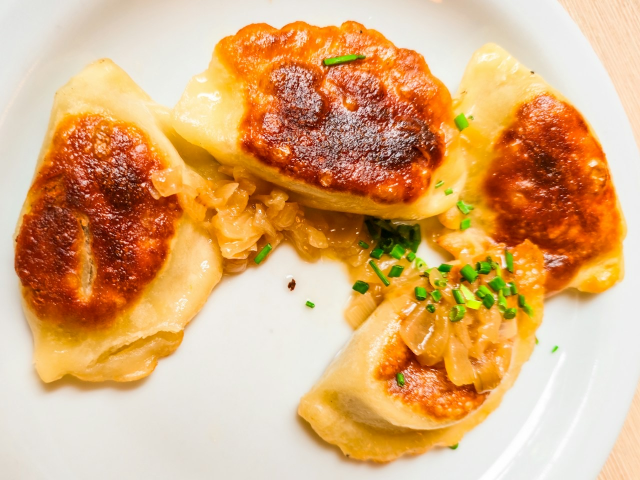
#> input picture src/PurePrep/Resources/Raw/sample-pierogi.jpg, 1280 x 960 px (shown at 1/2 size)
$ python cutout.py
#> lines starting #> are read from the running program, lines starting #| are printed output that depends on the picture; after the words box and inside, x2 and y2 are one past the last pixel; in counts of white or black regions, pixels touching at a corner belong together
"""Cuts the food out of the bundled sample photo, for the "food breaking out of the frame" look.

    python3 store-assets/_src/cutout.py        (build.mjs runs this for you)

Input : src/PurePrep/Resources/Raw/sample-pierogi.jpg  (Unsplash licence, ships in the app)
Output: store-assets/_src/assets/pierogi-cutout.png   (RGBA, same 1280x960 canvas as the photo)

The output keeps the photo's exact pixel grid, so the HTML can lay the cutout directly over the
framed photo and only the parts outside the frame read as "popping out". Needs numpy + Pillow.

How: the plate is white and the table is pale wood, both low-saturation, while the pierogi, onion
and chives are all warm and saturated. A saturation threshold separates them cleanly; the largest
connected region is the food (drops the plate-rim and table specks), holes are filled, and the edge
is pulled in a few pixels and softened so no white plate fringe shows against the dark background.
"""
from pathlib import Path

import numpy as np
from PIL import Image, ImageFilter

HERE = Path(__file__).resolve().parent
SRC = HERE.parents[1] / "src" / "PurePrep" / "Resources" / "Raw" / "sample-pierogi.jpg"
OUT = HERE / "assets" / "pierogi-cutout.png"


def dilate(m: np.ndarray) -> np.ndarray:
    d = m.copy()
    d[1:, :] |= m[:-1, :]
    d[:-1, :] |= m[1:, :]
    d[:, 1:] |= m[:, :-1]
    d[:, :-1] |= m[:, 1:]
    return d


def flood(mask: np.ndarray, seed: np.ndarray) -> np.ndarray:
    """Region of `mask` 4-connected to `seed`."""
    region = seed & mask
    while True:
        grown = dilate(region) & mask
        # grow several steps per equality check
        for _ in range(15):
            grown = dilate(grown) & mask
        if np.array_equal(grown, region):
            return region
        region = grown


def main() -> None:
    img = Image.open(SRC).convert("RGB")
#> img is the input picture: PIL image 1280x960 RGB; mean R, G, B 220.2, 173.6, 122.5
    px = np.asarray(img).astype(np.float32)
    mx, mn = px.max(-1), px.min(-1)
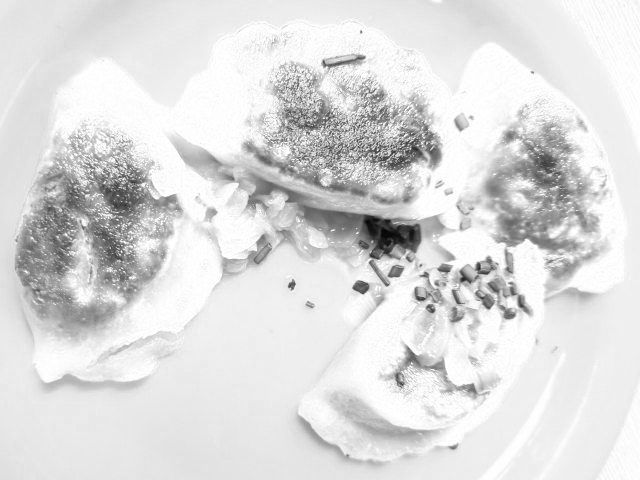
#> mx: shape (960, 1280) float32 (shown at 1/2 size); min 3, max 255, mean 220.9
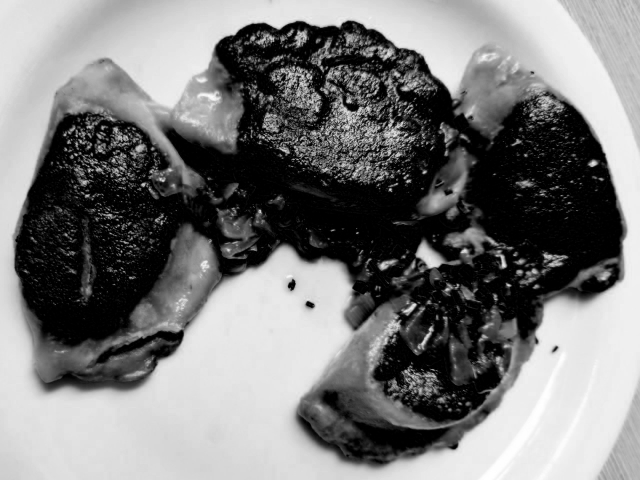
#> mn: shape (960, 1280) float32 (shown at 1/2 size); min 0, max 255, mean 122.5
    sat = (mx - mn) / np.maximum(mx, 1)
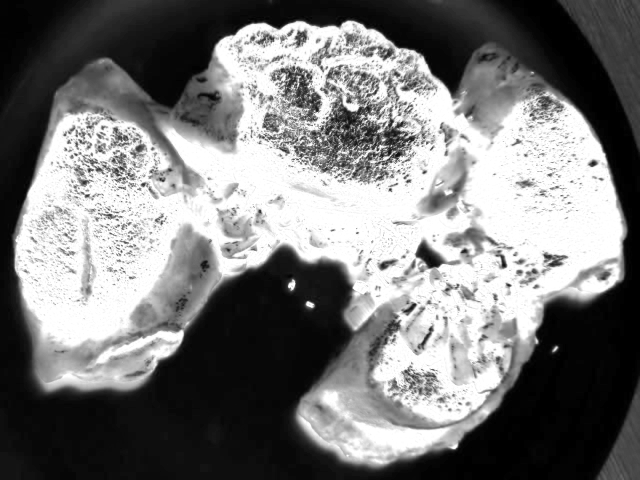
#> sat: shape (960, 1280) float32 (shown at 1/2 size); min 0, max 1, mean 0.477
    food = sat > 0.18
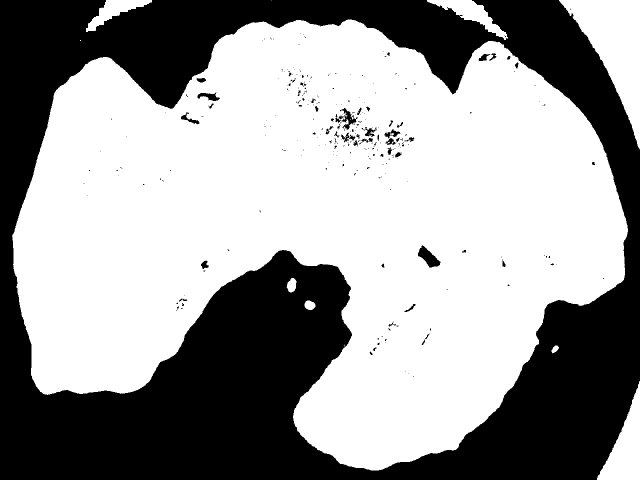
#> food: shape (960, 1280) bool (shown at 1/2 size); 60.7% white; 306 black regions (253 under 20 px), largest, box (x1, y1, x2, y2) and area: (0, 0, 1280, 960) 477113, (836, 491, 881, 535) 966, (680, 216, 716, 260) 529

    # The food cluster: flood from a point in the middle of the top pierogi.
    h, w = food.shape
#> h = 960; w = 1280
    seed = np.zeros_like(food)
    seed[200, 640] = True
    food = flood(food, seed)
#> in flood, `region = seed & mask`: region: shape (960, 1280) bool; 0% white in thin lines or dots, all inside (x1, y1, x2, y2) = (640, 200, 641, 201)
#> after the loop in flood, `while True:`: grown: shape (960, 1280) bool; 57.7% white; 302 black regions (249 under 20 px), largest, box (x1, y1, x2, y2) and area: (0, 0, 1280, 960) 513285, (836, 491, 881, 535) 966, (680, 216, 716, 260) 536

    # Fill holes (chive-shadow specks, glossy highlights): background not reachable from the border.
    bg = ~food
    border = np.zeros_like(bg)
    border[0, :] = border[-1, :] = border[:, 0] = border[:, -1] = True
    food = ~flood(bg, border & bg)
#> in flood (call 2), `region = seed & mask`: region: shape (960, 1280) bool; 0.36% white in thin lines or dots
#> the loop in flood, `while True:` made 34 passes
#> pass 1, in dilate (call 1173), `d = m.copy()`:
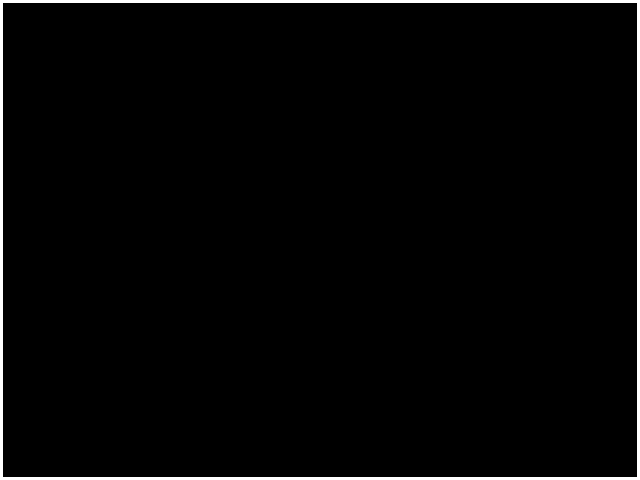
#> d: shape (960, 1280) bool (shown at 1/2 size); 1.8% white; 1 white region, box (x1, y1, x2, y2) and area: (0, 0, 1280, 960) 22300
#> after the loop in flood, `while True:`:
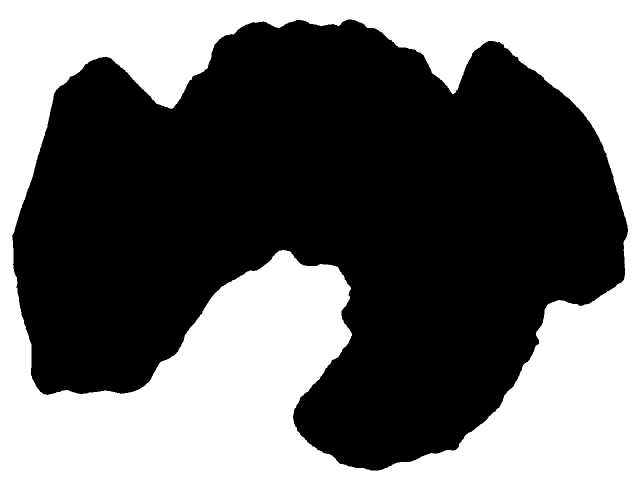
#> grown: shape (960, 1280) bool (shown at 1/2 size); 41.8% white; 1 white region, box (x1, y1, x2, y2) and area: (0, 0, 1280, 960) 513285

    alpha = Image.fromarray((food * 255).astype(np.uint8))
    alpha = alpha.filter(ImageFilter.MinFilter(9))           # pull the edge in ~4 px: no white fringe
#> alpha: PIL image 1280x960 L; 56.4% white; 1 black region, box (x1, y1, x2, y2) and area: (0, 0, 1280, 960) 536015
    alpha = alpha.filter(ImageFilter.GaussianBlur(1.3))      # soft, photographic edge

    out = img.convert("RGBA")
    out.putalpha(alpha)
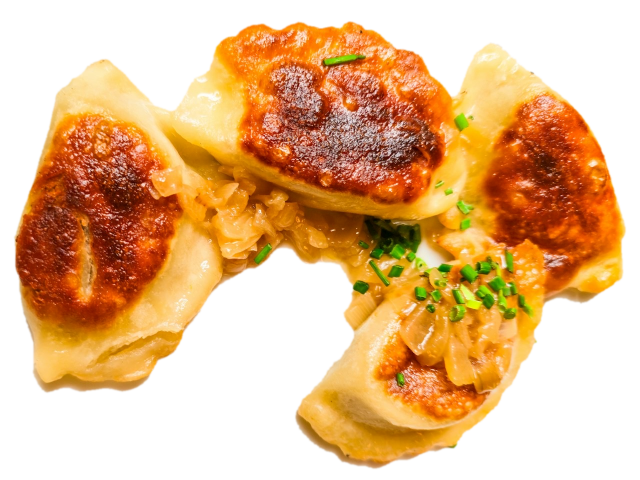
#> out: PIL image 1280x960 RGBA (shown at 1/2 size); mean R, G, B, A 220.2, 173.6, 122.5, 143.8; transparent parts drawn white
    OUT.parent.mkdir(parents=True, exist_ok=True)
    out.save(OUT)
    print(f"wrote {OUT.relative_to(HERE.parents[1])}  ({w}x{h})")
#| wrote store-assets/_src/assets/pierogi-cutout.png  (1280x960)


if __name__ == "__main__":
    main()
